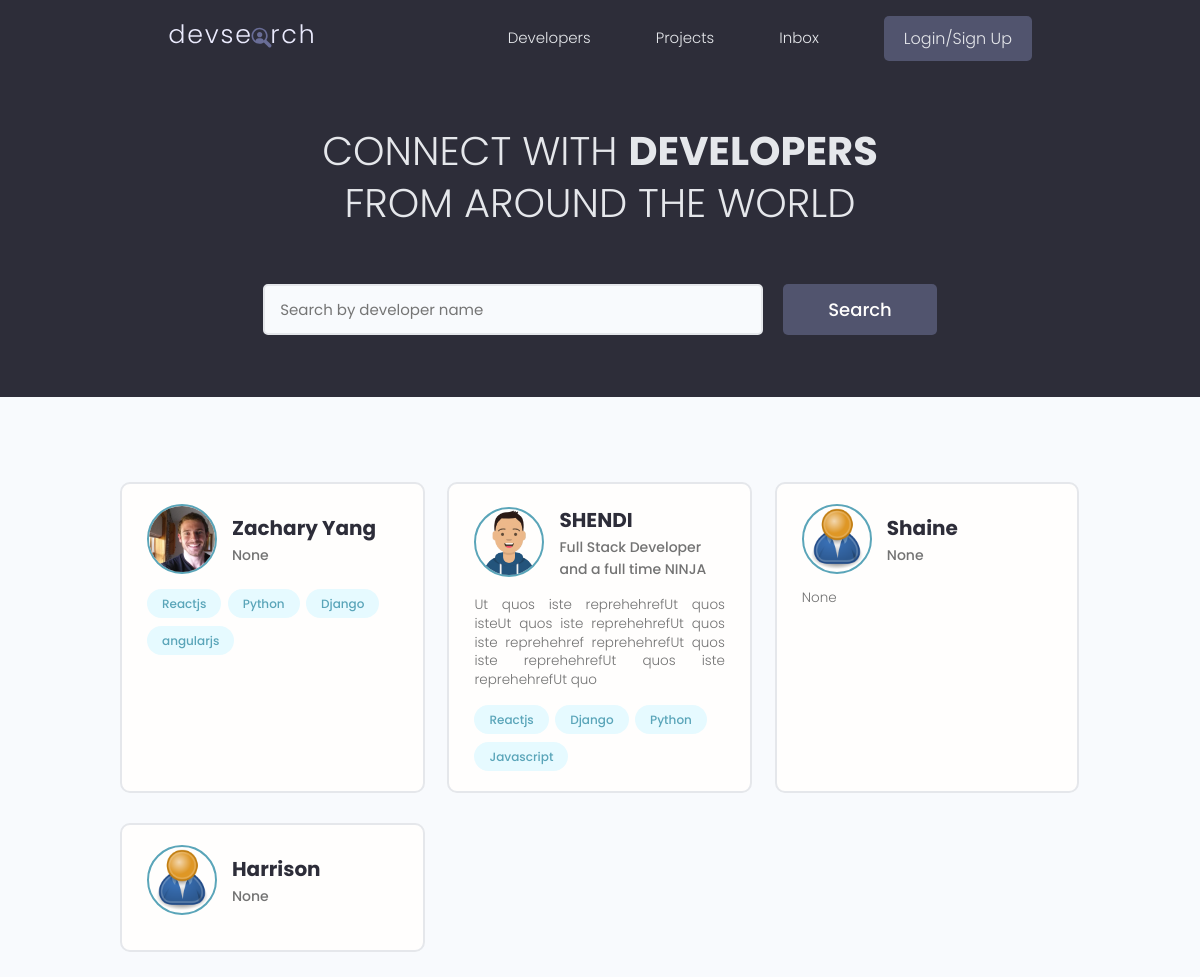
The app's page /, older data.
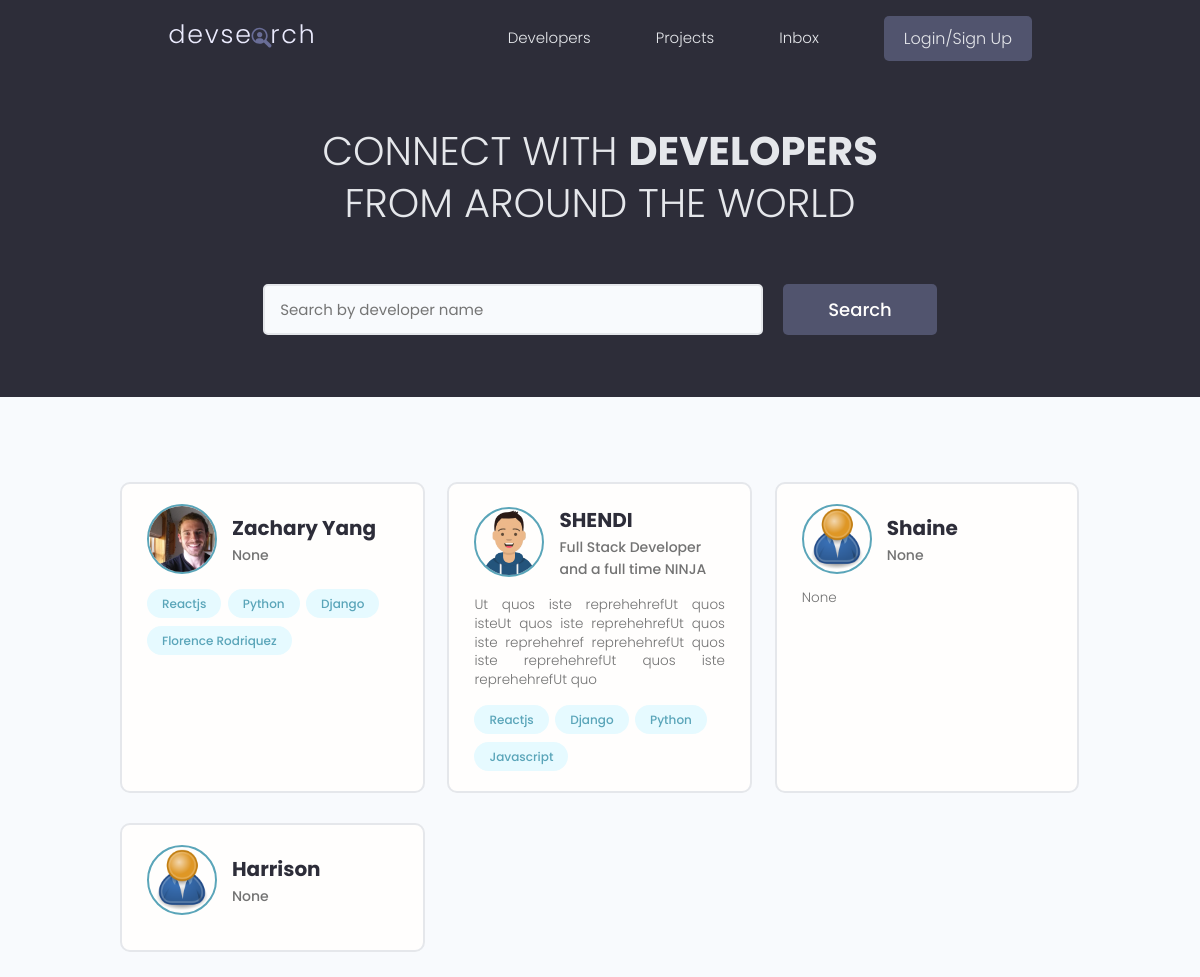
The same page, newer data.
### users/models.py (models this page shows, shortened)
class Profile(models.Model):
    user = models.OneToOneField(User, on_delete=models.CASCADE)
    name = models.CharField(max_length=200, blank=True, null=True)
    email = models.EmailField(max_length=500, blank=True, null=True)
    username = models.CharField(max_length=200, blank=True, null=True)
    location = models.CharField(max_length=200, blank=True, null=True)
    short_intro = models.CharField(max_length=200, blank=True, null=True)
    bio = models.TextField(blank=True, null=True)
    profile_image = models.ImageField(
        null=True, blank=True, upload_to='profiles/', default='profiles/user-default.png')
    social_github = models.CharField(max_length=255, null=True, blank=True)
    social_twitter = models.CharField(max_length=255, null=True, blank=True)
    social_linkedin = models.CharField(max_length=255, null=True, blank=True)
    social_youtube = models.CharField(max_length=255, null=True, blank=True)
    social_website = models.CharField(max_length=255, null=True, blank=True)
    created = models.DateTimeField(auto_now_add=True)
    id = models.UUIDField(default=uuid.uuid4, unique=True,
                          primary_key=True, editable=False)

class Skill(models.Model):
    owner = models.ForeignKey(
        Profile, on_delete=models.CASCADE, blank=True, null=True)
    name = models.CharField(max_length=200, blank=True, null=True)
    description = models.TextField(blank=True, null=True)
    created = models.DateTimeField(auto_now_add=True)
    id = models.UUIDField(default=uuid.uuid4, unique=True,
                          primary_key=True, editable=False)
    def __str__(self):
        return str(self.name)

### users/views.py (the view)
# urls.py: path('', views.profiles, name='profiles'),
def profiles(request):
    profiles = Profile.objects.all()
    context = {'profiles': profiles}
    return render(request, 'users/profiles.html', context)

### users/templates/users/profiles.html (shortened to what this page needs)
{% extends 'main.html' %} {% load static %} {% block content %}
<main class="home">
  <section class="hero-section text-center">
    <div class="container container--narrow">
      <div class="hero-section__box">
        <h2>CONNECT WITH <span>DEVELOPERS</span></h2>
        <h2>FROM AROUND THE WORLD</h2>
      </div>
      <div class="hero-section__search">
        <form class="form" method="get">
          <div class="form__field">
            <input
              class="input input--text"
              id="formInput#search"
              type="text"
              name="search_query"
              value= "{{search_query}}"
              placeholder="Search by developer name"
            />
          </div>
          <input class="btn btn--sub btn--lg" type="submit" value="Search" />
        </form>
      </div>
    </div>
  </section>
  <section class="devlist">
    <div class="container">
      <div class="grid grid--three">
        {% for profile in profiles %}
        <div class="column card">
          <div class="dev">
            <a href="{% url 'profile' profile.id %}" class="card__body">
              <div class="dev__profile">
                <img
                  class="avatar avatar--md"
                  src="{{profile.profile_image.url}}"
                  alt="image"
                />
                <div class="dev__meta">
                  <h3>{{profile.name}}</h3>
                  <h5>{{profile.short_intro|slice:"60"}}</h5>
                </div>
              </div>
              <p class="dev__info">{{profile.bio|slice:"150"}}</p>
              <div class="dev__skills">
                {% for skill in profile.skill_set.all %}
                <span class="tag tag--pill tag--main">
                  <small>{{skill}}</small>
                </span>
                {% endfor %}
              </div>
            </a>
          </div>
        </div>
        {% endfor %}
      </div>
    </div>
  </section>
</main>
{% endblock content %}

Row changes from the older to the newer data that the page shows:
removed Skill: name "angularjs", shown under Profile "Zachary Yang"
added Skill: name "Florence Rodriquez", shown under Profile "Zachary Yang"
